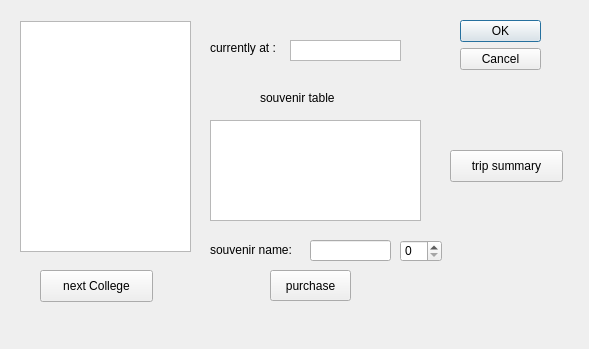
<?xml version="1.0" encoding="UTF-8"?>
<ui version="4.0">
 <class>trip_progress</class>
 <widget class="QDialog" name="trip_progress">
  <property name="geometry">
   <rect>
    <x>0</x>
    <y>0</y>
    <width>589</width>
    <height>349</height>
   </rect>
  </property>
  <property name="windowTitle">
   <string>Dialog</string>
  </property>
  <widget class="QDialogButtonBox" name="buttonBox">
   <property name="geometry">
    <rect>
     <x>460</x>
     <y>20</y>
     <width>81</width>
     <height>51</height>
    </rect>
   </property>
   <property name="orientation">
    <enum>Qt::Vertical</enum>
   </property>
   <property name="standardButtons">
    <set>QDialogButtonBox::Cancel|QDialogButtonBox::Ok</set>
   </property>
  </widget>
  <widget class="QListView" name="listView">
   <property name="geometry">
    <rect>
     <x>20</x>
     <y>21</y>
     <width>171</width>
     <height>231</height>
    </rect>
   </property>
  </widget>
  <widget class="QLabel" name="label">
   <property name="geometry">
    <rect>
     <x>210</x>
     <y>40</y>
     <width>81</width>
     <height>16</height>
    </rect>
   </property>
   <property name="text">
    <string>currently at :</string>
   </property>
  </widget>
  <widget class="QListWidget" name="listWidget">
   <property name="geometry">
    <rect>
     <x>290</x>
     <y>40</y>
     <width>111</width>
     <height>21</height>
    </rect>
   </property>
  </widget>
  <widget class="QTableView" name="tableView">
   <property name="geometry">
    <rect>
     <x>210</x>
     <y>120</y>
     <width>211</width>
     <height>101</height>
    </rect>
   </property>
  </widget>
  <widget class="QLabel" name="label_2">
   <property name="geometry">
    <rect>
     <x>260</x>
     <y>90</y>
     <width>101</width>
     <height>16</height>
    </rect>
   </property>
   <property name="text">
    <string>souvenir table</string>
   </property>
  </widget>
  <widget class="QPushButton" name="pushButton">
   <property name="geometry">
    <rect>
     <x>270</x>
     <y>270</y>
     <width>81</width>
     <height>31</height>
    </rect>
   </property>
   <property name="text">
    <string>purchase</string>
   </property>
  </widget>
  <widget class="QLabel" name="label_3">
   <property name="geometry">
    <rect>
     <x>210</x>
     <y>240</y>
     <width>101</width>
     <height>20</height>
    </rect>
   </property>
   <property name="text">
    <string>souvenir name:</string>
   </property>
  </widget>
  <widget class="QLineEdit" name="lineEdit">
   <property name="geometry">
    <rect>
     <x>310</x>
     <y>240</y>
     <width>81</width>
     <height>21</height>
    </rect>
   </property>
  </widget>
  <widget class="QSpinBox" name="spinBox">
   <property name="geometry">
    <rect>
     <x>400</x>
     <y>240</y>
     <width>42</width>
     <height>22</height>
    </rect>
   </property>
  </widget>
  <widget class="QPushButton" name="pushButton_2">
   <property name="geometry">
    <rect>
     <x>40</x>
     <y>270</y>
     <width>113</width>
     <height>32</height>
    </rect>
   </property>
   <property name="text">
    <string>next College</string>
   </property>
  </widget>
  <widget class="QPushButton" name="pushButton_3">
   <property name="geometry">
    <rect>
     <x>450</x>
     <y>150</y>
     <width>113</width>
     <height>32</height>
    </rect>
   </property>
   <property name="text">
    <string>trip summary</string>
   </property>
  </widget>
 </widget>
 <resources/>
 <connections>
  <connection>
   <sender>buttonBox</sender>
   <signal>accepted()</signal>
   <receiver>trip_progress</receiver>
   <slot>accept()</slot>
   <hints>
    <hint type="sourcelabel">
     <x>248</x>
     <y>254</y>
    </hint>
    <hint type="destinationlabel">
     <x>157</x>
     <y>274</y>
    </hint>
   </hints>
  </connection>
  <connection>
   <sender>buttonBox</sender>
   <signal>rejected()</signal>
   <receiver>trip_progress</receiver>
   <slot>reject()</slot>
   <hints>
    <hint type="sourcelabel">
     <x>316</x>
     <y>260</y>
    </hint>
    <hint type="destinationlabel">
     <x>286</x>
     <y>274</y>
    </hint>
   </hints>
  </connection>
 </connections>
</ui>
